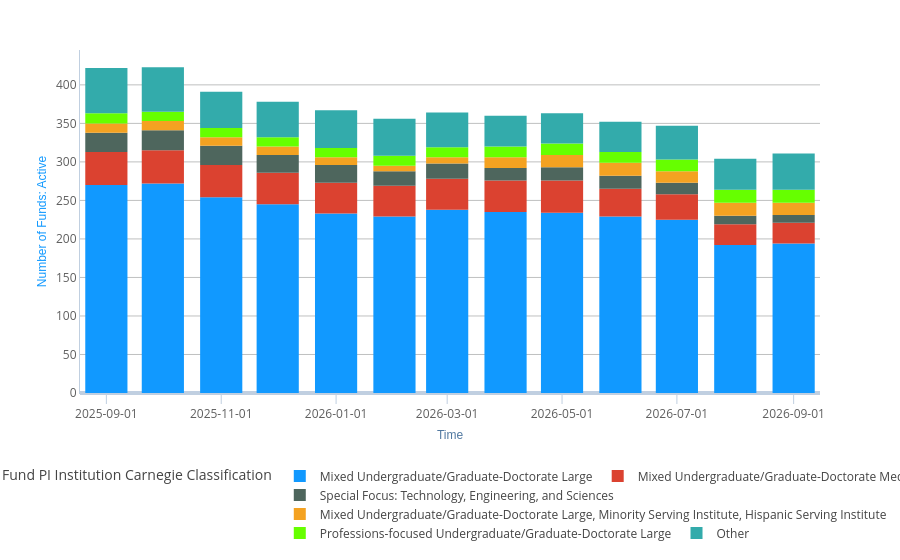

The cell this chart's notebook holds for it:
### Code cell
# 2. Grab the top N. Sum the remainder and add that as another dataframe column.
# remember, head() sorts the rows!
# top_10 = df.head(10)

# the good news is, this data comes to you sorted from the dw (first dimension value is the dominant one)
# get the first n columns with 'iloc' (n out of 29)
select_top_n=5
top_n = df.iloc[:, :select_top_n]
#display(top_n) 
#top_n.shape

# Now for the "Other" category: pick up "bottom": iloc n+1 to end
bottom = df.iloc[:, select_top_n:]
#display(bottom)
#bottom.shape

# we put the remainder column in our top n df:
top_n["Other"]=bottom.sum(axis="columns")
display(top_n)
top_n.shape

# and plot the top N categories, showing the bottom N-1 remainder in the "Other" category:
plot = px.bar(top_n, labels={'value': metric_name})
plot.show()

### Figure 1 — Plotly figure (JSON) as saved in the notebook; plotly's stock layout.template omitted (floating-point values rounded to 4 significant figures)
{"data": [{"hovertemplate": "Fund PI Institution Carnegie Classification=Mixed Undergraduate/Graduate-Doctorate Large<br>Time=%{x}<br>Number of Funds: Active=%{y}<extra></extra>", "legendgroup": "Mixed Undergraduate/Graduate-Doctorate Large", "marker": {"color": "#1199FF", "pattern": {"shape": ""}}, "name": "Mixed Undergraduate/Graduate-Doctorate Large", "orientation": "v", "showlegend": true, "textposition": "auto", "type": "bar", "x": ["2025-09-01T00:00:00.000000000", "2025-10-01T00:00:00.000000000", "2025-11-01T00:00:00.000000000", "2025-12-01T00:00:00.000000000", "2026-01-01T00:00:00.000000000", "2026-02-01T00:00:00.000000000", "2026-03-01T00:00:00.000000000", "2026-04-01T00:00:00.000000000", "2026-05-01T00:00:00.000000000", "2026-06-01T00:00:00.000000000", "2026-07-01T00:00:00.000000000", "2026-08-01T00:00:00.000000000", "2026-09-01T00:00:00.000000000"], "xaxis": "x", "y": [270.0, 272.0, 254.0, 245.0, 233.0, 229.0, 238.0, 235.0, 234.0, 229.0, 225.0, 192.0, 194.0], "yaxis": "y"}, {"hovertemplate": "Fund PI Institution Carnegie Classification=Mixed Undergraduate/Graduate-Doctorate Medium<br>Time=%{x}<br>Number of Funds: Active=%{y}<extra></extra>", "legendgroup": "Mixed Undergraduate/Graduate-Doctorate Medium", "marker": {"color": "#DB4230", "pattern": {"shape": ""}}, "name": "Mixed Undergraduate/Graduate-Doctorate Medium", "orientation": "v", "showlegend": true, "textposition": "auto", "type": "bar", "x": ["2025-09-01T00:00:00.000000000", "2025-10-01T00:00:00.000000000", "2025-11-01T00:00:00.000000000", "2025-12-01T00:00:00.000000000", "2026-01-01T00:00:00.000000000", "2026-02-01T00:00:00.000000000", "2026-03-01T00:00:00.000000000", "2026-04-01T00:00:00.000000000", "2026-05-01T00:00:00.000000000", "2026-06-01T00:00:00.000000000", "2026-07-01T00:00:00.000000000", "2026-08-01T00:00:00.000000000", "2026-09-01T00:00:00.000000000"], "xaxis": "x", "y": [43.0, 43.0, 42.0, 41.0, 40.0, 40.0, 40.0, 41.0, 42.0, 36.0, 33.0, 27.0, 27.0], "yaxis": "y"}, {"hovertemplate": "Fund PI Institution Carnegie Classification=Special Focus: Technology, Engineering, and Sciences<br>Time=%{x}<br>Number of Funds: Active=%{y}<extra></extra>", "legendgroup": "Special Focus: Technology, Engineering, and Sciences", "marker": {"color": "#4E665D", "pattern": {"shape": ""}}, "name": "Special Focus: Technology, Engineering, and Sciences", "orientation": "v", "showlegend": true, "textposition": "auto", "type": "bar", "x": ["2025-09-01T00:00:00.000000000", "2025-10-01T00:00:00.000000000", "2025-11-01T00:00:00.000000000", "2025-12-01T00:00:00.000000000", "2026-01-01T00:00:00.000000000", "2026-02-01T00:00:00.000000000", "2026-03-01T00:00:00.000000000", "2026-04-01T00:00:00.000000000", "2026-05-01T00:00:00.000000000", "2026-06-01T00:00:00.000000000", "2026-07-01T00:00:00.000000000", "2026-08-01T00:00:00.000000000", "2026-09-01T00:00:00.000000000"], "xaxis": "x", "y": [25.0, 26.0, 25.0, 23.0, 23.0, 19.0, 20.0, 16.0, 17.0, 17.0, 15.0, 11.0, 10.0], "yaxis": "y"}, {"hovertemplate": "Fund PI Institution Carnegie Classification=Mixed Undergraduate/Graduate-Doctorate Large, Minority Serving Institute, Hispanic Serving Institute<br>Time=%{x}<br>Number of Funds: Active=%{y}<extra></extra>", "legendgroup": "Mixed Undergraduate/Graduate-Doctorate Large, Minority Serving Institute, Hispanic Serving Institute", "marker": {"color": "#F4A221", "pattern": {"shape": ""}}, "name": "Mixed Undergraduate/Graduate-Doctorate Large, Minority Serving Institute, Hispanic Serving Institute", "orientation": "v", "showlegend": true, "textposition": "auto", "type": "bar", "x": ["2025-09-01T00:00:00.000000000", "2025-10-01T00:00:00.000000000", "2025-11-01T00:00:00.000000000", "2025-12-01T00:00:00.000000000", "2026-01-01T00:00:00.000000000", "2026-02-01T00:00:00.000000000", "2026-03-01T00:00:00.000000000", "2026-04-01T00:00:00.000000000", "2026-05-01T00:00:00.000000000", "2026-06-01T00:00:00.000000000", "2026-07-01T00:00:00.000000000", "2026-08-01T00:00:00.000000000", "2026-09-01T00:00:00.000000000"], "xaxis": "x", "y": [12.0, 12.0, 11.0, 11.0, 10.0, 7.0, 8.0, 14.0, 16.0, 17.0, 15.0, 17.0, 16.0], "yaxis": "y"}, {"hovertemplate": "Fund PI Institution Carnegie Classification=Professions-focused Undergraduate/Graduate-Doctorate Large<br>Time=%{x}<br>Number of Funds: Active=%{y}<extra></extra>", "legendgroup": "Professions-focused Undergraduate/Graduate-Doctorate Large", "marker": {"color": "#66FF00", "pattern": {"shape": ""}}, "name": "Professions-focused Undergraduate/Graduate-Doctorate Large", "orientation": "v", "showlegend": true, "textposition": "auto", "type": "bar", "x": ["2025-09-01T00:00:00.000000000", "2025-10-01T00:00:00.000000000", "2025-11-01T00:00:00.000000000", "2025-12-01T00:00:00.000000000", "2026-01-01T00:00:00.000000000", "2026-02-01T00:00:00.000000000", "2026-03-01T00:00:00.000000000", "2026-04-01T00:00:00.000000000", "2026-05-01T00:00:00.000000000", "2026-06-01T00:00:00.000000000", "2026-07-01T00:00:00.000000000", "2026-08-01T00:00:00.000000000", "2026-09-01T00:00:00.000000000"], "xaxis": "x", "y": [13.0, 12.0, 12.0, 12.0, 12.0, 13.0, 13.0, 14.0, 15.0, 14.0, 15.0, 17.0, 17.0], "yaxis": "y"}, {"hovertemplate": "Fund PI Institution Carnegie Classification=Other<br>Time=%{x}<br>Number of Funds: Active=%{y}<extra></extra>", "legendgroup": "Other", "marker": {"color": "#33ABAB", "pattern": {"shape": ""}}, "name": "Other", "orientation": "v", "showlegend": true, "textposition": "auto", "type": "bar", "x": ["2025-09-01T00:00:00.000000000", "2025-10-01T00:00:00.000000000", "2025-11-01T00:00:00.000000000", "2025-12-01T00:00:00.000000000", "2026-01-01T00:00:00.000000000", "2026-02-01T00:00:00.000000000", "2026-03-01T00:00:00.000000000", "2026-04-01T00:00:00.000000000", "2026-05-01T00:00:00.000000000", "2026-06-01T00:00:00.000000000", "2026-07-01T00:00:00.000000000", "2026-08-01T00:00:00.000000000", "2026-09-01T00:00:00.000000000"], "xaxis": "x", "y": [59.0, 58.0, 47.0, 46.0, 49.0, 48.0, 45.0, 40.0, 39.0, 39.0, 44.0, 40.0, 47.0], "yaxis": "y"}], "layout": {"barmode": "relative", "legend": {"title": {"text": "Fund PI Institution Carnegie Classification"}, "tracegroupgap": 0}, "xaxis": {"anchor": "y", "domain": [0, 1], "title": {"text": "Time"}}, "yaxis": {"anchor": "x", "domain": [0, 1], "title": {"text": "Number of Funds: Active"}}}}
